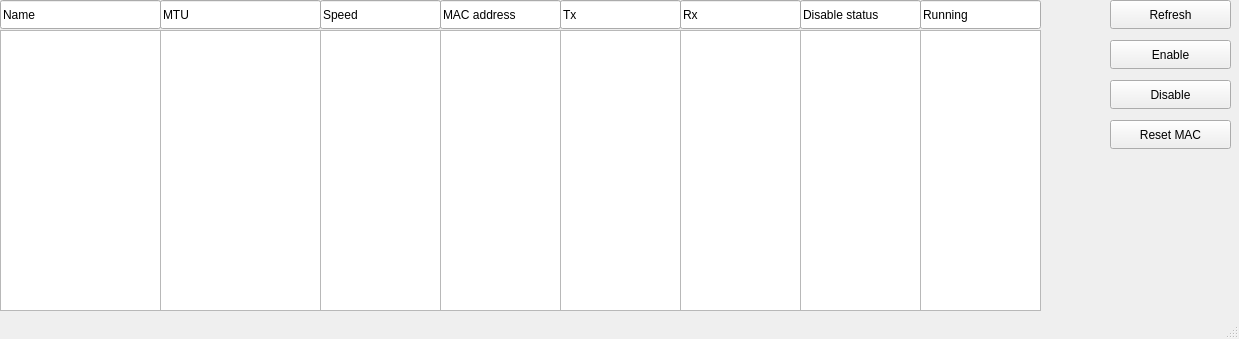
<?xml version="1.0" encoding="UTF-8"?>
<ui version="4.0">
 <class>MainWindow</class>
 <widget class="QMainWindow" name="MainWindow">
  <property name="geometry">
   <rect>
    <x>0</x>
    <y>0</y>
    <width>1239</width>
    <height>339</height>
   </rect>
  </property>
  <property name="windowTitle">
   <string>Ethernet</string>
  </property>
  <widget class="QWidget" name="centralwidget">
   <widget class="QListWidget" name="mtuField">
    <property name="geometry">
     <rect>
      <x>160</x>
      <y>30</y>
      <width>161</width>
      <height>281</height>
     </rect>
    </property>
   </widget>
   <widget class="QPushButton" name="enableButton">
    <property name="geometry">
     <rect>
      <x>1110</x>
      <y>40</y>
      <width>121</width>
      <height>29</height>
     </rect>
    </property>
    <property name="text">
     <string>Enable</string>
    </property>
   </widget>
   <widget class="QLineEdit" name="package_2">
    <property name="geometry">
     <rect>
      <x>0</x>
      <y>0</y>
      <width>161</width>
      <height>29</height>
     </rect>
    </property>
    <property name="text">
     <string>Name</string>
    </property>
   </widget>
   <widget class="QLineEdit" name="version_2">
    <property name="geometry">
     <rect>
      <x>320</x>
      <y>0</y>
      <width>121</width>
      <height>29</height>
     </rect>
    </property>
    <property name="text">
     <string>Speed</string>
    </property>
   </widget>
   <widget class="QListWidget" name="speedField">
    <property name="geometry">
     <rect>
      <x>320</x>
      <y>30</y>
      <width>121</width>
      <height>281</height>
     </rect>
    </property>
   </widget>
   <widget class="QPushButton" name="disableButton">
    <property name="geometry">
     <rect>
      <x>1110</x>
      <y>80</y>
      <width>121</width>
      <height>29</height>
     </rect>
    </property>
    <property name="text">
     <string>Disable</string>
    </property>
   </widget>
   <widget class="QLineEdit" name="version">
    <property name="geometry">
     <rect>
      <x>160</x>
      <y>0</y>
      <width>161</width>
      <height>29</height>
     </rect>
    </property>
    <property name="text">
     <string>MTU</string>
    </property>
   </widget>
   <widget class="QPushButton" name="refreshButton">
    <property name="geometry">
     <rect>
      <x>1110</x>
      <y>0</y>
      <width>121</width>
      <height>29</height>
     </rect>
    </property>
    <property name="text">
     <string>Refresh</string>
    </property>
   </widget>
   <widget class="QListWidget" name="nameField">
    <property name="geometry">
     <rect>
      <x>0</x>
      <y>30</y>
      <width>161</width>
      <height>281</height>
     </rect>
    </property>
   </widget>
   <widget class="QLineEdit" name="version_3">
    <property name="geometry">
     <rect>
      <x>440</x>
      <y>0</y>
      <width>121</width>
      <height>29</height>
     </rect>
    </property>
    <property name="text">
     <string>MAC address</string>
    </property>
   </widget>
   <widget class="QListWidget" name="macField">
    <property name="geometry">
     <rect>
      <x>440</x>
      <y>30</y>
      <width>121</width>
      <height>281</height>
     </rect>
    </property>
   </widget>
   <widget class="QLineEdit" name="version_4">
    <property name="geometry">
     <rect>
      <x>560</x>
      <y>0</y>
      <width>121</width>
      <height>29</height>
     </rect>
    </property>
    <property name="text">
     <string>Tx</string>
    </property>
   </widget>
   <widget class="QListWidget" name="txField">
    <property name="geometry">
     <rect>
      <x>560</x>
      <y>30</y>
      <width>121</width>
      <height>281</height>
     </rect>
    </property>
   </widget>
   <widget class="QLineEdit" name="version_5">
    <property name="geometry">
     <rect>
      <x>680</x>
      <y>0</y>
      <width>121</width>
      <height>29</height>
     </rect>
    </property>
    <property name="text">
     <string>Rx</string>
    </property>
   </widget>
   <widget class="QListWidget" name="rxField">
    <property name="geometry">
     <rect>
      <x>680</x>
      <y>30</y>
      <width>121</width>
      <height>281</height>
     </rect>
    </property>
   </widget>
   <widget class="QPushButton" name="powerButton">
    <property name="geometry">
     <rect>
      <x>1110</x>
      <y>120</y>
      <width>121</width>
      <height>29</height>
     </rect>
    </property>
    <property name="text">
     <string>Reset MAC</string>
    </property>
   </widget>
   <widget class="QLineEdit" name="version_6">
    <property name="geometry">
     <rect>
      <x>800</x>
      <y>0</y>
      <width>121</width>
      <height>29</height>
     </rect>
    </property>
    <property name="text">
     <string>Disable status</string>
    </property>
   </widget>
   <widget class="QListWidget" name="disableField">
    <property name="geometry">
     <rect>
      <x>800</x>
      <y>30</y>
      <width>121</width>
      <height>281</height>
     </rect>
    </property>
   </widget>
   <widget class="QListWidget" name="runField">
    <property name="geometry">
     <rect>
      <x>920</x>
      <y>30</y>
      <width>121</width>
      <height>281</height>
     </rect>
    </property>
   </widget>
   <widget class="QLineEdit" name="version_7">
    <property name="geometry">
     <rect>
      <x>920</x>
      <y>0</y>
      <width>121</width>
      <height>29</height>
     </rect>
    </property>
    <property name="text">
     <string>Running</string>
    </property>
   </widget>
  </widget>
  <widget class="QStatusBar" name="statusbar"/>
 </widget>
 <resources/>
 <connections/>
</ui>
